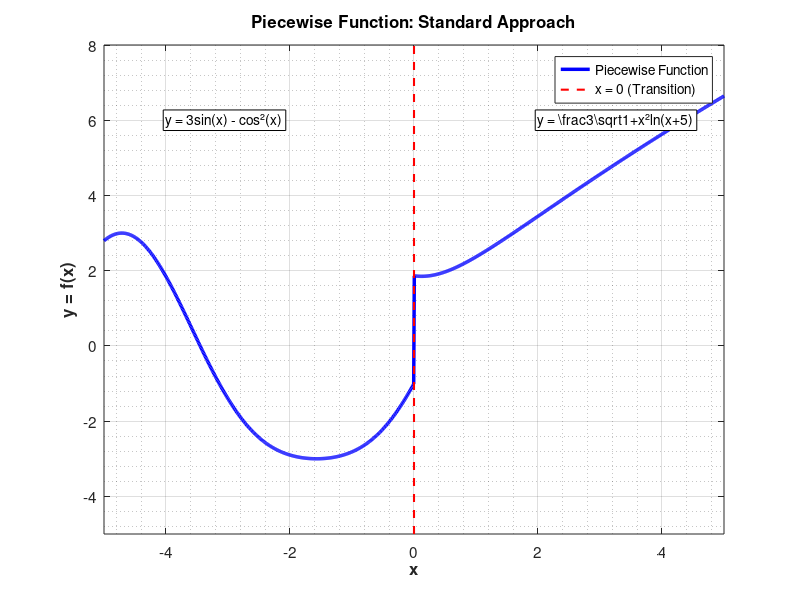

Write the MATLAB code that produced this figure.
% Task 4: Piecewise Function Plot - Standard Approach
% Using loops and conditional operators for element-wise array processing

% Clear workspace and close figures
clear;
clc;
close all;

fprintf('Task 4: Piecewise Function Plot - Standard Approach\n');
fprintf('===================================================\n\n');

% Define the piecewise function:
% For x <= 0: y = 3*sin(x) - cos^2(x)
% For x > 0: y = (3*sqrt(1 + x^2)) / ln(x + 5)

% Step 1: Define x range with appropriate resolution
x_min = -5;
x_max = 5;
num_points = 1000;

% Create x array using standard approach
x = linspace(x_min, x_max, num_points);
y = zeros(size(x));  % Initialize y array

% Step 2: Calculate y values using loops and conditional operators
fprintf('Calculating function values using standard approach...\n');

for i = 1:length(x)
    if x(i) <= 0
        % For x <= 0: y = 3*sin(x) - cos^2(x)
        y(i) = 3*sin(x(i)) - cos(x(i))^2;
    else
        % For x > 0: y = (3*sqrt(1 + x^2)) / ln(x + 5)
        y(i) = (3*sqrt(1 + x(i)^2)) / log(x(i) + 5);
    end
end

% Step 3: Create the plot with optimized parameters
fprintf('Creating plot with optimized visualization parameters...\n\n');

% Create figure with appropriate size
figure('Position', [100, 100, 800, 600]);

% Plot the function
plot(x, y, 'b-', 'LineWidth', 2.5, 'DisplayName', 'Piecewise Function');

% Enhance the plot for better visualization
grid on;
grid minor;

% Set appropriate axis limits and labels
xlim([x_min, x_max]);
ylim([-5, 8]);  % Adjusted based on function analysis

xlabel('x', 'FontSize', 12, 'FontWeight', 'bold');
ylabel('y = f(x)', 'FontSize', 12, 'FontWeight', 'bold');
title('Piecewise Function: Standard Approach', 'FontSize', 14, 'FontWeight', 'bold');

% Add legend
legend('Location', 'best');

% Add text annotations for function definitions
text(-4, 6, 'y = 3sin(x) - cos²(x)', 'FontSize', 10, 'BackgroundColor', 'white', ...
     'EdgeColor', 'black', 'Margin', 2);
text(2, 6, 'y = \frac{3\sqrt{1+x²}}{ln(x+5)}', 'FontSize', 10, 'BackgroundColor', 'white', ...
     'EdgeColor', 'black', 'Margin', 2);

% Add vertical line at x = 0 to show the transition point
hold on;
plot([0, 0], ylim, 'r--', 'LineWidth', 1.5, 'DisplayName', 'x = 0 (Transition)');
hold off;

% Set figure properties
set(gca, 'FontSize', 11);
set(gcf, 'Color', 'white');

% Step 4: Display function information
fprintf('Function Information:\n');
fprintf('====================\n');
fprintf('Domain: [%.1f, %.1f]\n', x_min, x_max);
fprintf('Number of points: %d\n', num_points);
fprintf('Function definition:\n');
fprintf('  For x <= 0: y = 3*sin(x) - cos^2(x)\n');
fprintf('  For x > 0:  y = (3*sqrt(1 + x^2)) / ln(x + 5)\n\n');

% Calculate and display some key points
fprintf('Key Points:\n');
fprintf('-----------\n');
fprintf('f(0) = %.4f\n', y(find(x >= 0, 1)));
fprintf('f(-1) = %.4f\n', y(find(x <= -1, 1, 'last')));
fprintf('f(1) = %.4f\n', y(find(x >= 1, 1)));
fprintf('f(-2) = %.4f\n', y(find(x <= -2, 1, 'last')));
fprintf('f(2) = %.4f\n', y(find(x >= 2, 1)));

% Find minimum and maximum values
[y_min, idx_min] = min(y);
[y_max, idx_max] = max(y);
fprintf('\nExtrema:\n');
fprintf('--------\n');
fprintf('Minimum value: %.4f at x = %.4f\n', y_min, x(idx_min));
fprintf('Maximum value: %.4f at x = %.4f\n', y_max, x(idx_max));

fprintf('\nStandard approach completed successfully!\n');
fprintf('The plot shows the piecewise function with clear visualization.\n');
